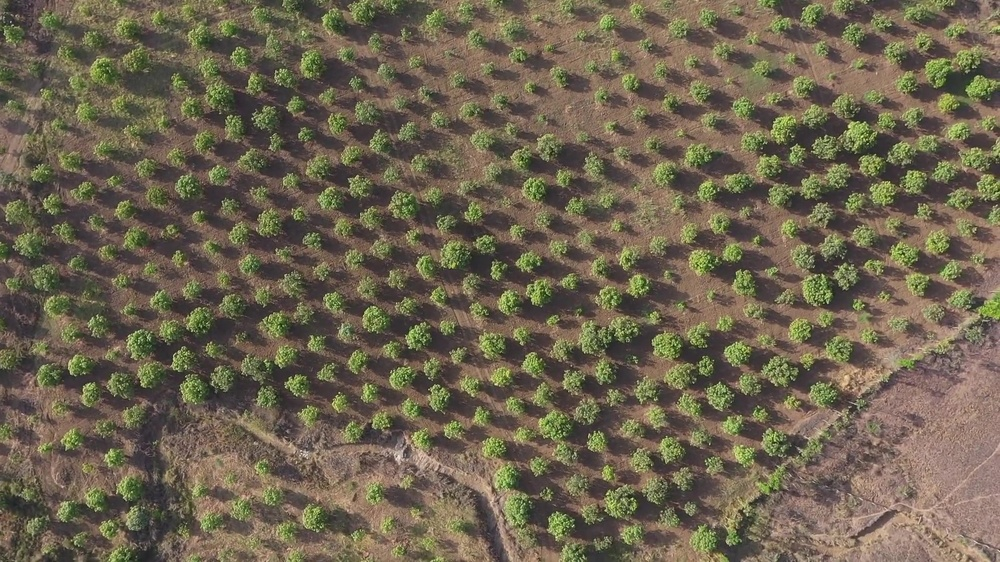
#> input picture df1.jpg, 1000 x 562 px, shrunk from 1920 x 1080 before the run, found by its file name
$ jupyter execute Tree_Detection.ipynb
#> lines starting #> are read from the running program, lines starting #| are printed output that depends on the picture; after the words box and inside, x2 and y2 are one past the last pixel; in counts of white or black regions, pixels touching at a corner belong together
[cell 1]
import matplotlib.pyplot as plt
import cv2
import numpy as np
import pandas as pd
import skimage
from skimage.io import imread, imshow
from skimage.color import rgb2gray, rgb2hsv
from skimage.measure import label, regionprops, regionprops_table
from skimage.filters import threshold_otsu
from scipy.ndimage import median_filter
from matplotlib.patches import Rectangle
from tqdm import tqdm

[cell 2]
tree = imread(r'D:\pictures\df1.jpg')
#> tree is the input picture: shape (562, 1000, 3); mean R, G, B 109.3, 99.7, 79.4
imshow(tree);

[cell 3]
tree

[cell 4]
tree_gray = rgb2gray(tree)
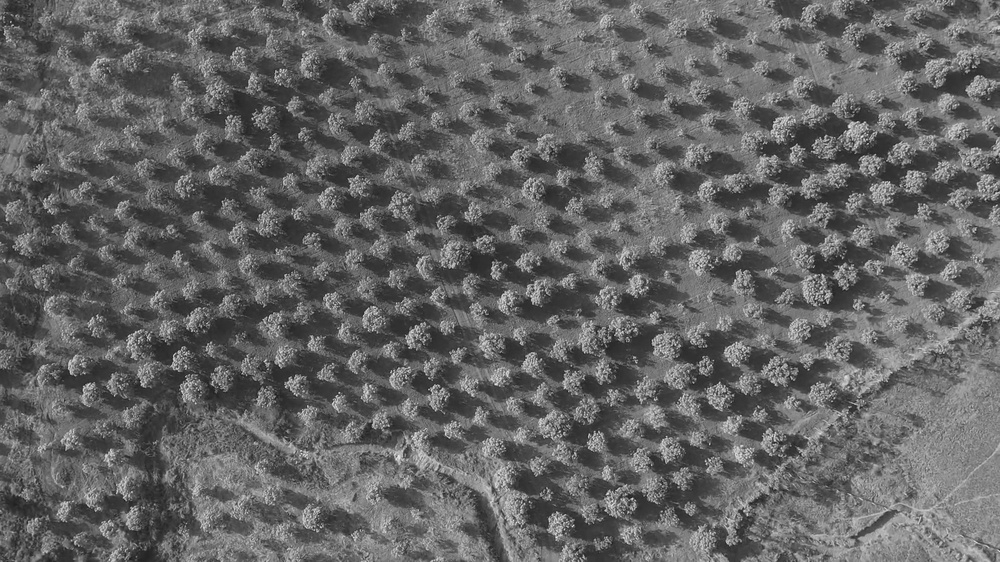
#> tree_gray: shape (562, 1000) float64; min 0.084, max 0.946, mean 0.393

[cell 5]
tree_gray

[cell 6]
imshow(tree_gray)

[cell 7]
tree.shape
#> Out = (562, 1000, 3)

[cell 8]
tree.shape[0]
#> Out = 562

[cell 9]
tree.shape[1]
#> Out = 1000

[cell 10]
otsu_thresh = threshold_otsu(tree_gray)
#> otsu_thresh = 0.399

[cell 11]
otsu_thresh
#> Out = 0.399

[cell 12]
tree_binary = tree_gray < otsu_thresh
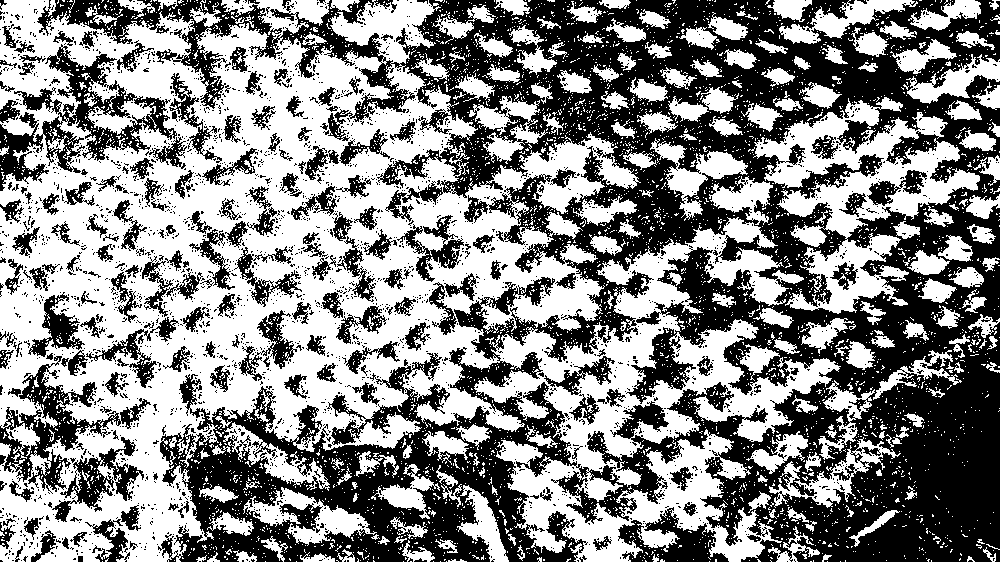
#> tree_binary: shape (562, 1000) bool; 53% white; 2806 black regions (2612 under 20 px), largest, box (x1, y1, x2, y2) and area: (37, 0, 1000, 562) 203423, (0, 44, 177, 191) 7223, (0, 356, 151, 494) 4924
imshow(tree_binary, cmap = 'gray');

[cell 13]
def threshold_checker(image):
    thresholds =  np.arange(0.1,1.1,0.1)
    tree_gray = rgb2gray(image)
    fig, ax = plt.subplots(2, 5, figsize=(17, 10))
    for n, ax in enumerate(ax.flatten()):
        ax.set_title(f'Threshold  : {round(thresholds[n],2)}',
                       fontsize = 16)
        threshold_tree = tree_gray < thresholds[n]
        ax.imshow(threshold_tree);
        ax.axis('off')
#> this loop made 10 passes
#> pass 1, in threshold_checker, `threshold_tree = tree_gray < thresholds[n]`:
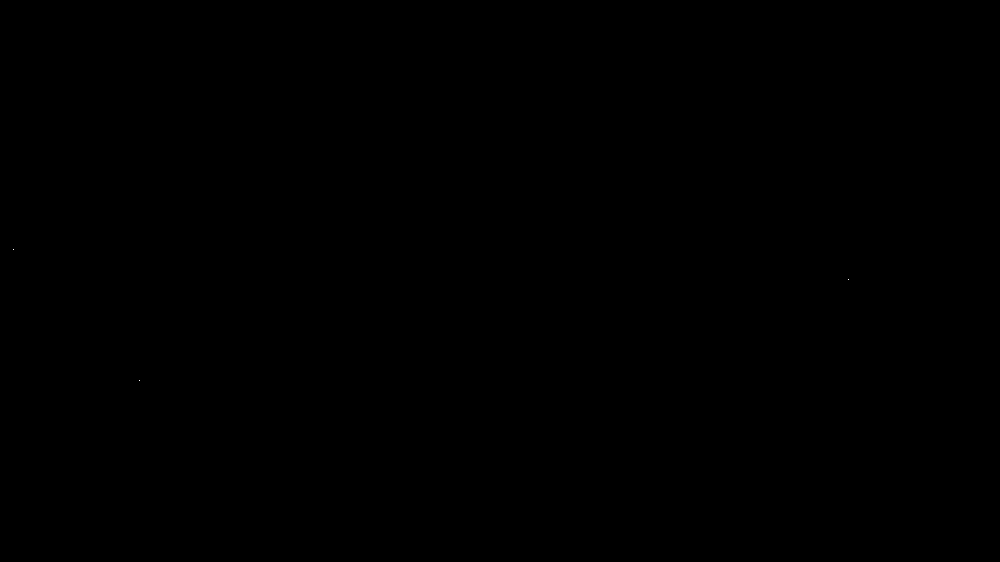
#> threshold_tree: shape (562, 1000) bool; 0% white in thin lines or dots, all inside (x1, y1, x2, y2) = (13, 249, 849, 381)
    fig.tight_layout()
threshold_checker(tree)

[cell 14]
tree_hsv = rgb2hsv(tree[:,:,::-1])
#> tree_hsv: shape (562, 1000, 3) float64; mean of channels 0, 1, 2 0.571, 0.282, 0.436
plt.figure(num=None, figsize=(8, 6), dpi=80)
plt.imshow(tree_hsv[:,:,0], cmap='hsv')
plt.colorbar();
imshow(tree_hsv)
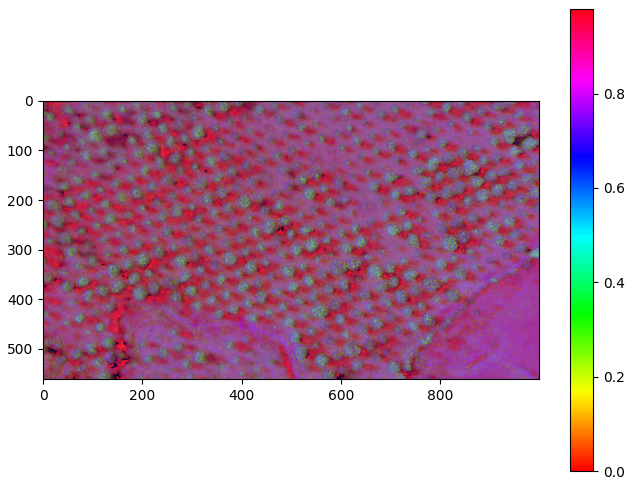
#> figure drawn by matplotlib, 2 panels

[cell 15]
lower_mask = tree_hsv [:,:,0] > 0.2
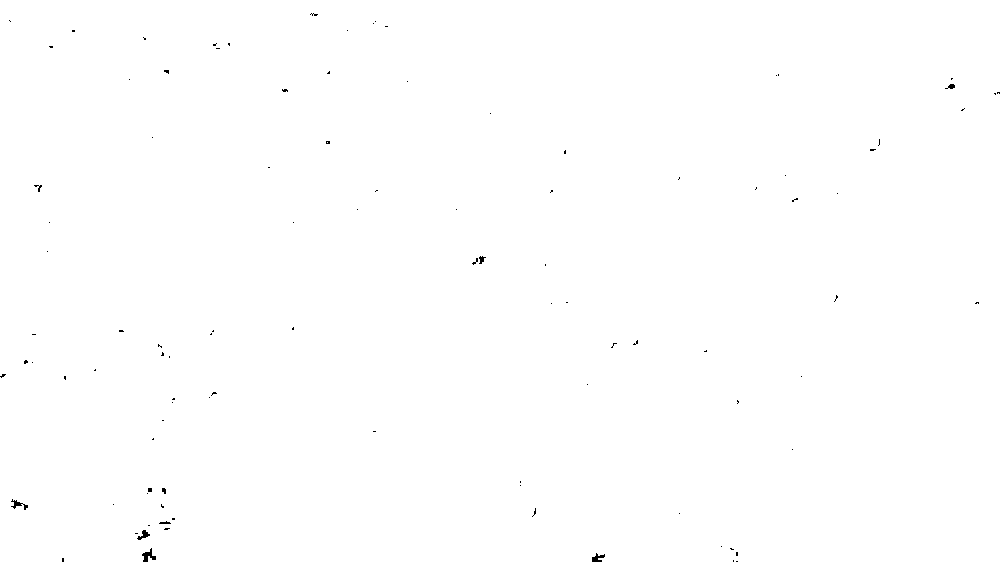
#> lower_mask: shape (562, 1000) bool; 99.9% white; black in thin lines or dots
upper_mask = tree_hsv [:,:,0] <=0.5
#> upper_mask: shape (562, 1000) bool; 22.2% white; 512 white regions (94 under 20 px), largest, box (x1, y1, x2, y2) and area: (813, 97, 942, 177) 3224, (925, 51, 1000, 111) 2669, (125, 47, 237, 113) 2603
#value_mask = tree_hsv [:,:,2] < .90
mask = upper_mask*lower_mask
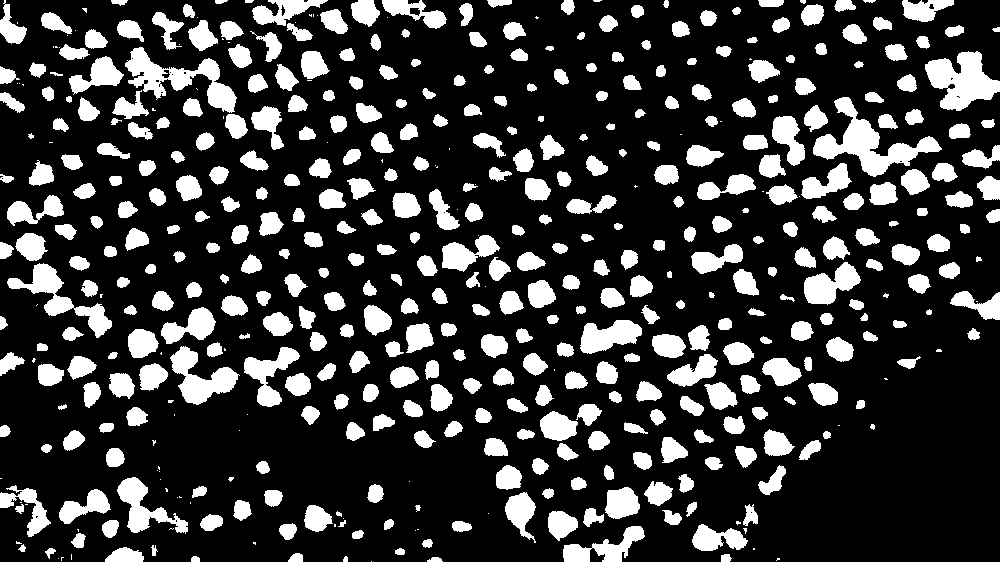
#> mask: shape (562, 1000) bool; 22.1% white; 505 white regions (88 under 20 px), largest, box (x1, y1, x2, y2) and area: (813, 97, 942, 177) 3207, (925, 51, 1000, 111) 2623, (125, 47, 237, 113) 2588
#mask=median_filter(upper_mask*lower_mask*value_mask, 10)
red = tree[:,:,1]*mask
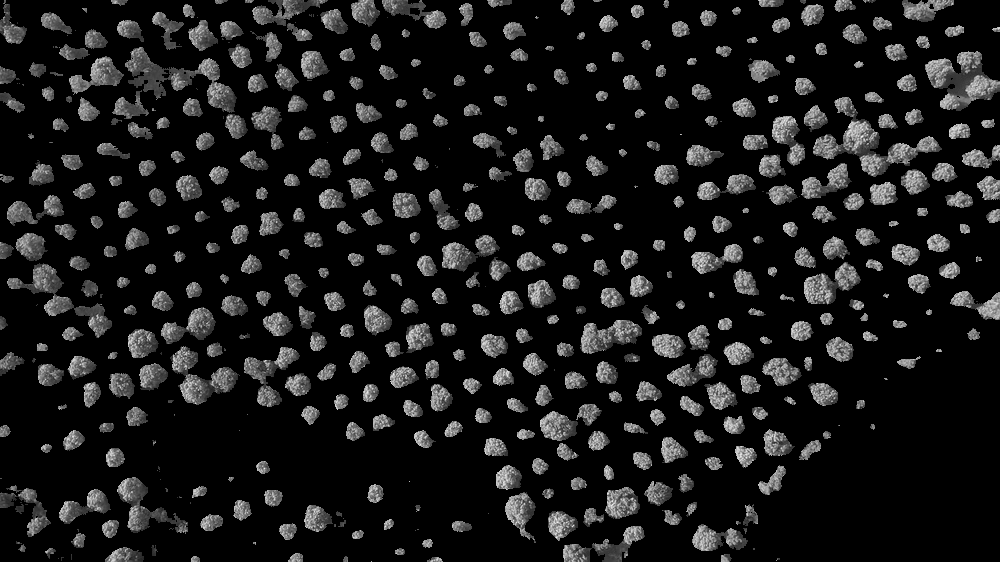
#> red: shape (562, 1000); min 0, max 246, mean 25.6
green = tree[:,:,1]*mask
blue = tree[:,:,1]*mask
tree_mask = np.dstack((red,green,blue))
plt.figure(num=None, figsize=(8, 6), dpi=80)
imshow(tree_mask);

[cell 16]
lower_mask

[cell 17]
upper_mask

[cell 18]
mask

[cell 19]
red

[cell 20]
tree_mask

[cell 21]
tree_blobs = label(rgb2gray(tree_mask) > 0)
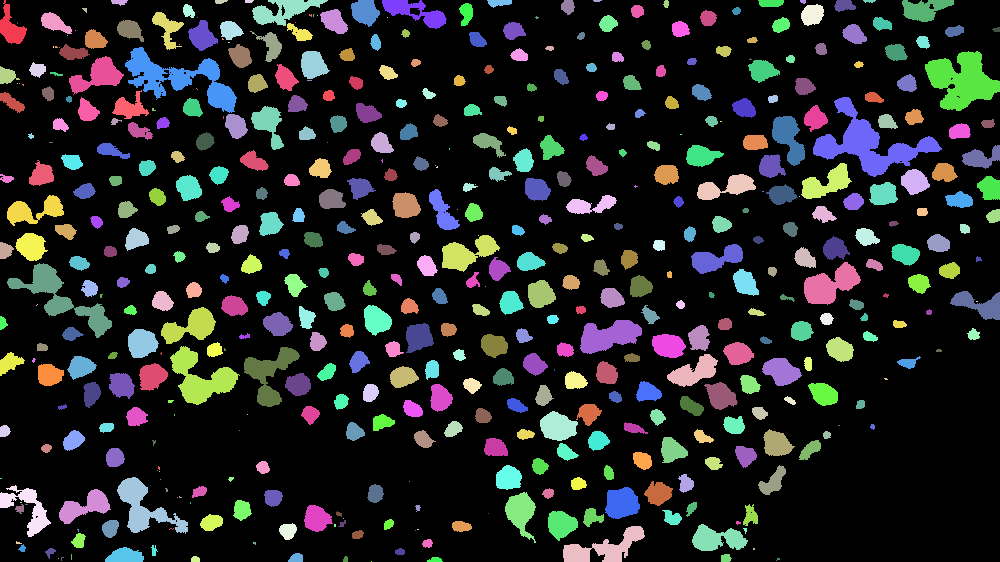
#> tree_blobs: shape (562, 1000) int32; 506 distinct labels, from 0 to 505; one colour per label, 0 black
imshow(tree_blobs, cmap = 'tab10');

[cell 22]
properties =['area','label','bbox','convex_area','bbox_area',
             'major_axis_length', 'minor_axis_length',
             'eccentricity']
df = pd.DataFrame(regionprops_table(tree_blobs, properties = properties))
#> df = table of 505 rows and 11 columns

[cell 23]
df
#> Out = table of 505 rows and 11 columns

[cell 24]
blob_coordinates = [(row['bbox-0'],row['bbox-1'],
                     row['bbox-2'],row['bbox-3'] )for
                    index, row in df.iterrows()]
#> blob_coordinates = 505 items, first 6: (0, 0, 44, 27), (0, 111, 6, 128), (0, 215, 4, 228), (0, 245, 3, 254), (0, 252, 26, 328), (0, 351, 27, 380)
fig, ax = plt.subplots(1,1, figsize=(8, 6), dpi = 100)
for blob in tqdm(blob_coordinates):
    width = blob[3] - blob[1]
    height = blob[2] - blob[0]
    patch = Rectangle((blob[1],blob[0]), width, height,
                       edgecolor='r', facecolor='none')
    ax.add_patch(patch)
#> this loop made 505 passes
#> (blob, width, height) on passes 1 to 3: ((0, 0, 44, 27), 27, 44), ((0, 111, 6, 128), 17, 6), ((0, 215, 4, 228), 13, 4)
ax.imshow(tree);
ax.set_axis_off()
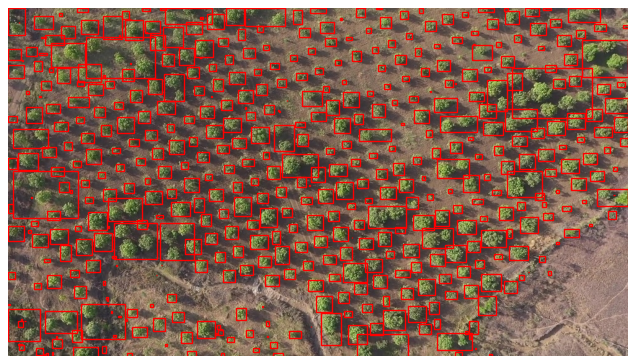
#> figure drawn by matplotlib, 1 panel
